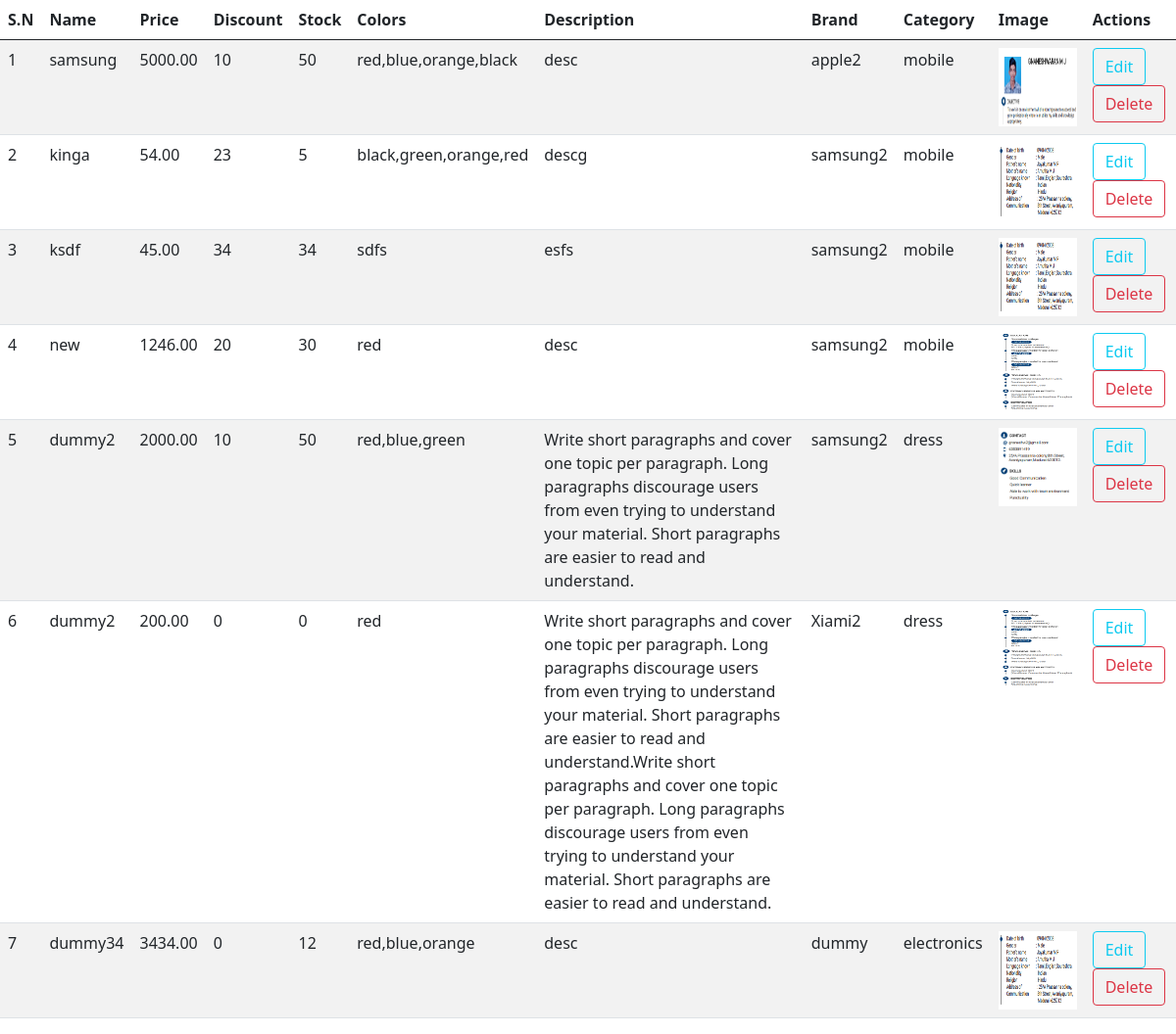
The page /admin (signed in) on the database its author committed.
### shop/products/models.py (models this page shows, shortened)
class Addproduct(db.Model):
    __searchable__=['name','desc']
    id=db.Column(db.Integer,primary_key=True)
    name=db.Column(db.String(50),nullable=False)
    price=db.Column(db.Numeric(10,2),nullable=False)
    discount=db.Column(db.Integer,default=0)
    stock=db.Column(db.Integer,nullable=False)
    colors=db.Column(db.Text,nullable=False)
    desc=db.Column(db.Text,nullable=False)
    pub_date=db.Column(db.DateTime, nullable=False, default=datetime.utcnow)
    brand_id = db.Column(db.Integer,db.ForeignKey('brand.id'),nullable=False)
    brand=db.relationship('Brand',backref=db.backref('brands',lazy=True))
    category_id = db.Column(db.Integer,db.ForeignKey('category.id'),nullable=False)
    category=db.relationship('Category',backref=db.backref('posts',lazy=True))
    image_1=db.Column(db.String(100),nullable=False,default='image.jpg')
    image_2=db.Column(db.String(100),nullable=False,default='image.jpg')
    image_3=db.Column(db.String(100),nullable=False,default='image.jpg')

class Brand(db.Model):
    id = db.Column(db.Integer, primary_key=True)
    name=db.Column(db.String(20),nullable=False,unique=True)

class Category(db.Model):
    id=db.Column(db.Integer, primary_key=True)
    name=db.Column(db.String(20),nullable=False,unique=True)

### shop/admin/routes.py (the view)
@app.route('/admin')
def home():
    if 'email' not in session:
        flash(f"Please Login first","danger")
        return redirect(url_for('login'))
    products = Addproduct.query.all()
    return render_template('admin/index.html',title="Home",products=products)

### shop/templates/admin/index.html (shortened to what this page needs)
{% extends 'layout.html' %}
{% block content %}
    <table id="example" class="table table-striped" style="width:100%">
        <thead>
            <tr>
                <th>S.N</th>
                <th>Name</th>
                <th>Price</th>
                <th>Discount</th>
                <th>Stock</th>
                <th>Colors</th>
                <th>Description</th>
                <th>Brand</th>
                <th>Category</th>
                <th>Image</th>
                <th>Actions</th>
            </tr>
        </thead>
        <tbody>
            {% for product in products %}
            <tr>
                <td>{{loop.index}}</td>
                <td>{{product.name}}</td>
                <td>{{product.price}}</td>
                <td>{{product.discount}}</td>
                <td>{{product.stock}}</td>
                <td>{{product.colors}}</td>
                <td>{{product.desc}}</td>
                <td>{{product.brand.name}}</td>
                <td>{{product.category.name}}</td>
                <td><img src="{{ url_for('static', filename='uploads/' + product.image_1) }}" alt="{{ product.name }}" width="80" height="80" /></td>
                <td>
                    <a href="{{url_for('editproduct', id=product.id)}}" class="btn btn-outline-info">Edit</a>
                    <a href="{{url_for('deleteproduct', id=product.id)}}" class="btn btn-outline-danger">Delete</a>
                </td>
            </tr>
            {% endfor %}
        </tbody>
    </table>
{% endblock content %}

### shop/templates/layout.html (shortened to what this page needs)
<!doctype html>
<html lang="en">
  <head>
    <link href="{{ url_for('static',filename='css/bootstrap.min.css') }}" rel="stylesheet">
  </head>
  <body>
    {% block content %}
    {% endblock content%}
  </body>
</html>

### rows shown on the page
Addproduct: name "samsung", price "5000.00", discount "10", stock "50", colors "red,blue,orange,black", desc "desc", brand.name "apple2", category.name "mobile", image_1 (picture)
Addproduct: name "kinga", price "54.00", discount "23", stock "5", colors "black,green,orange,red", desc "descg", brand.name "samsung2", category.name "mobile", image_1 (picture)
Addproduct: name "ksdf", price "45.00", discount "34", stock "34", colors "sdfs", desc "esfs", brand.name "samsung2", category.name "mobile", image_1 (picture)
Addproduct: name "new", price "1246.00", discount "20", stock "30", colors "red", desc "desc", brand.name "samsung2", category.name "mobile", image_1 (picture)
Addproduct: name "dummy2", price "2000.00", discount "10", stock "50", colors "red,blue,green", desc "Write short paragraphs and cover one topic per paragraph. Long paragraphs discourage users from even trying to understand your material. Short paragraphs are easier to read and understand.", brand.name "samsung2", category.name "dress", image_1 (picture)
Addproduct: name "dummy2", price "200.00", discount "0", stock "0", colors "red", desc "Write short paragraphs and cover one topic per paragraph. Long paragraphs discourage users from even trying to understand your material. Short paragraphs are easier to read and understand.Write short paragraphs and cover one topic per paragraph. Long paragraphs discourage users from even trying to understand your material. Short paragraphs are easier to read and understand.", brand.name "Xiami2", category.name "dress", image_1 (picture)
Addproduct: name "dummy34", price "3434.00", discount "0", stock "12", colors "red,blue,orange", desc "desc", brand.name "dummy", category.name "electronics", image_1 (picture)
